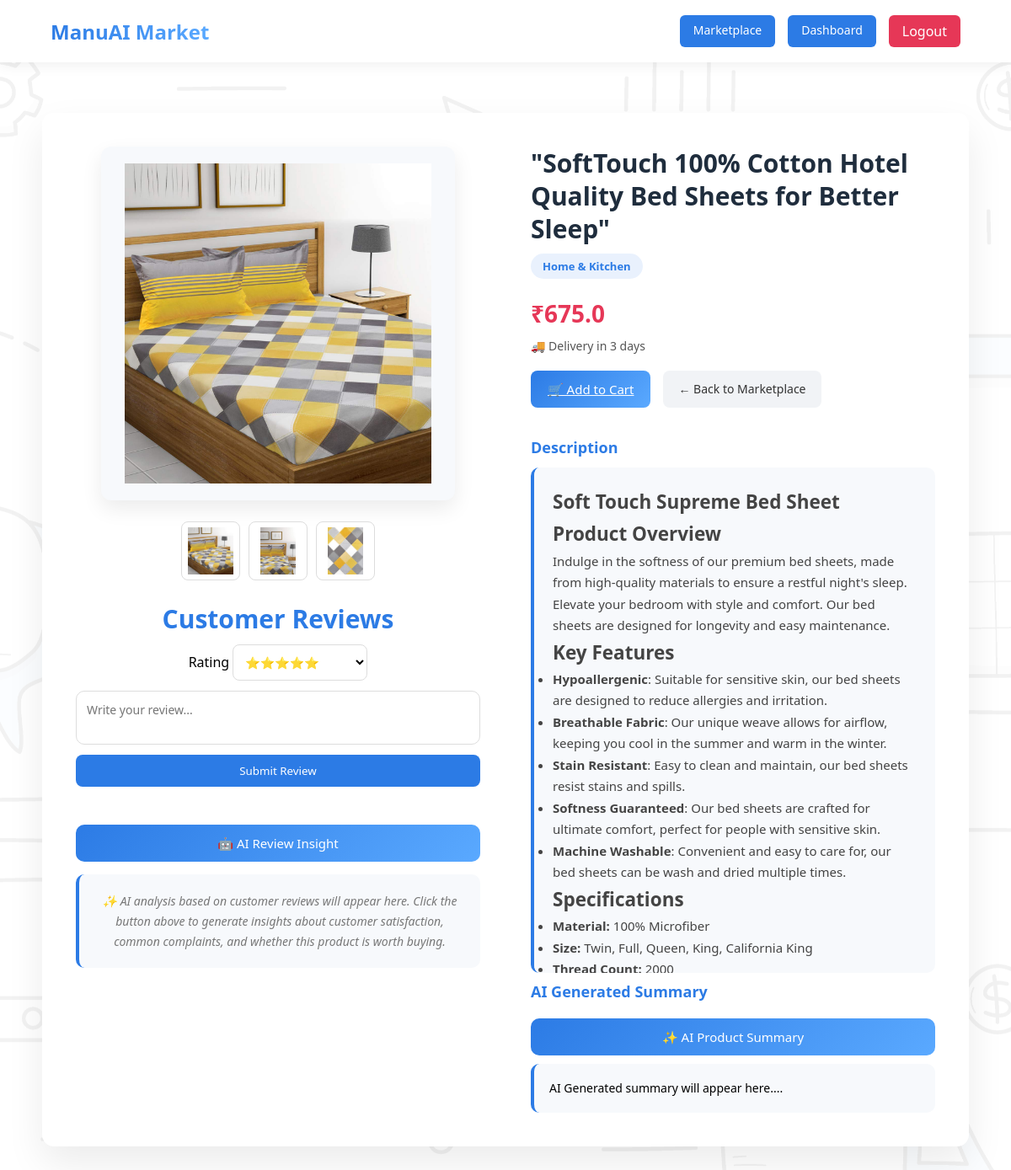
/product/5, run on the app's committed database.
### models.py (models this page shows)
class Product(db.Model):
    __tablename__ = "product"
    id = db.Column(db.Integer , primary_key = True)
    name = db.Column(db.String(200) , nullable = False)
    title = db.Column(db.String(300))
    description = db.Column(db.String(1000) ,nullable = False)
    price = db.Column(db.Float)
    manufacturing_cost = db.Column(db.Float)
    delivery_time = db.Column(db.Integer)
    manufacturing_id = db.Column(db.Integer)
    category = db.Column(db.String(100))
    image1 = db.Column(db.String(200))
    image2 = db.Column(db.String(200))
    image3 = db.Column(db.String(200))
    image4 = db.Column(db.String(200))

### app.py (the view)
@app.route("/product/<int:id>")
def product_detail(id):
    product = Product.query.get(id)
    reviews = Review.query.filter_by(product_id=id).all()
    return render_template(
        "product_detail.html",
        product=product,
        reviews=reviews
    )

### templates/product_detail.html (shortened to what this page needs)
<!DOCTYPE html>
<html>
<head>
<link rel="stylesheet" href="{{ url_for('static', filename='css/product_detail.css') }}">
</head>
<body>
<div class="navbar">
<div class="logo">ManuAI Market</div>
<div class="nav-right">
<a href="/products" class="nav-btn">Marketplace</a>
<a href="/dashboard" class="nav-btn">Dashboard</a>
<a href="/logout" class="logout-btn">Logout</a>
</div>
</div>
<div class="product-detail-container">
<div class="product-images">
<img id="main-image"
class="main-image"
src="{{ url_for('static', filename='uploads/' + product.image1) }}">
<div class="thumbnail-row">
{% if product.image1 %}
<img src="{{ url_for('static', filename='uploads/' + product.image1) }}"
onclick="changeImage(this)">
{% endif %}
{% if product.image2 %}
<img src="{{ url_for('static', filename='uploads/' + product.image2) }}"
onclick="changeImage(this)">
{% endif %}
{% if product.image3 %}
<img src="{{ url_for('static', filename='uploads/' + product.image3) }}"
onclick="changeImage(this)">
{% endif %}
</div>
<h2 class="review-title"><b>Customer Reviews</b></h2>
<form action="/add-review/{{ product.id }}" method="POST" class="review-form">
<div class="review-row">
<label>Rating</label>
<select name="rating">
<option value="5">⭐⭐⭐⭐⭐</option>
</select>
</div>
<textarea
name="comment"
placeholder="Write your review..."
required
></textarea>
<button type="submit">Submit Review</button>
</form>
<button onclick="getReviewAI()" class="ai-btn">
🤖 AI Review Insight
</button>
<div id="ai-review-result" class="ai-review-box">
<div class="ai-placeholder">
✨ AI analysis based on customer reviews will appear here.
Click the button above to generate insights about
customer satisfaction, common complaints, and
whether this product is worth buying.
</div>
</div>
</div>
<div class="product-info">
<h1>{{ product.title }}</h1>
<span class="category">{{ product.category }}</span>
<h2 class="price">₹{{ product.price }}</h2>
<p class="delivery">🚚 Delivery in {{ product.delivery_time }} days</p>
<div class="product-actions">
<a href="/add-to-cart/{{ product.id }}" class="cart-btn">
🛒 Add to Cart
</a>
<a href="/products" class="back-btn">← Back to Marketplace</a>
</div>
<h3>Description</h3>
<div class="description">
{{ product.description | safe }}
</div>
<h3>AI Generated Summary</h3>
<button onclick="getAISummary()" class="ai-btn">
✨ AI Product Summary
</button>
<div id="ai-summary" class="ai-box" >AI Generated summary will appear here....</div>
</div>
</div>
</body>
</html>

### static/css/product_detail.css (style rules this page uses)
* { margin:0; padding:0; box-sizing:border-box; font-family:'Segoe UI',sans-serif; }
body { min-height:100vh; background:url("../images/background image.jpg") no-repeat center center; background-size:cover; position:relative; }
body::before { content:""; position:fixed; top:0; left:0; width:100%; height:100%; background:rgba(255,255,255,0.95); z-index:-1; }
.navbar { display:flex; justify-content:space-between; align-items:center; padding:18px 60px; background:white; box-shadow:0 4px 15px rgba(0,0,0,0.06); }
.logo { font-size:24px; font-weight:700; background:linear-gradient(90deg,#2c7be5,#5aa9ff); background-clip: text; -webkit-background-clip:text; -webkit-text-fill-color:transparent; }
.nav-right { display:flex; gap:15px; }
.nav-btn { text-decoration:none; background:#2c7be5; color:white; padding:8px 16px; border-radius:6px; font-size:14px; transition:0.25s; }
.logout-btn { text-decoration:none; background:#e63757; color:white; padding:8px 16px; border-radius:6px; transition:0.25s; }
.product-detail-container { max-width:1100px; margin:60px auto; display:grid; grid-template-columns: 1fr 1fr; gap:60px; background:white; padding:40px; border-radius:14px; box-shadow:0 20px 45px rgba(0,0,0,0.08); align-items:start; }
.product-images { flex:1; text-align:center; width:100%; }
.main-image { width:100%; max-width:420px; height:420px; object-fit:contain; background:#f7f9fc; padding:20px; border-radius:12px; box-shadow:0 10px 25px rgba(0,0,0,0.08); transition:0.3s; }
.thumbnail-row { display:flex; justify-content:center; gap:10px; margin-top:20px; margin-bottom:25px; flex-wrap:wrap; }
.thumbnail-row img { width:70px; height:70px; object-fit:contain; background:white; border-radius:8px; border:1px solid #ddd; padding:6px; cursor:pointer; transition:0.25s; }
.product-info { flex:1; display:flex; flex-direction:column; width:100%; }
.product-info h1 { font-size:30px; margin-bottom:10px; color:#1f2d3d; line-height:1.3; }
.category { display:inline-block; width:fit-content; background:rgba(44,123,229,0.1); color:#2c7be5; padding:6px 14px; border-radius:20px; font-size:13px; margin-bottom:12px; font-weight:600; }
.price { color:#e63757; font-size:28px; font-weight:700; margin:10px 0; }
.delivery { font-size:14px; color:#555; margin-bottom:20px; }
.product-actions { display:flex; gap:15px; margin-bottom:25px; }
.cart-btn { background:linear-gradient(135deg,#2c7be5,#5aa9ff); color:white; border:none; padding:12px 20px; border-radius:8px; font-size:15px; cursor:pointer; transition:0.25s; }
.back-btn { text-decoration:none; background:#f1f3f6; color:#333; padding:12px 18px; border-radius:8px; font-size:14px; transition:0.2s; }
.product-info h3 { margin-top:10px; font-size:18px; color:#2c7be5; }
.description { margin-top:12px; line-height:1.7; font-size:15px; color:#444; background:#f7f9fc; padding:22px; border-radius:10px; border-left:4px solid #2c7be5; max-height:600px; overflow:auto; }
.ai-btn { background:linear-gradient(135deg,#2c7be5,#5aa9ff); color:white; border:none; padding:10px 18px; border-radius:8px; cursor:pointer; margin-top:10px; }
.ai-box { background:#f7f9fc; border-left:4px solid #2c7be5; padding:18px; border-radius:10px; margin-top:10px; font-size:14px; line-height:1.6; }
.review-title { font-size:30px; color:#2c7be5; font-weight:500; margin-bottom:10px; }
.review-form { display:flex; flex-direction:column; gap:12px; margin-bottom:25px; }
.review-form select { padding:10px; border-radius:8px; border:1px solid #ddd; font-size:14px; background:white; min-width:160px; }
.review-form textarea { flex:1; height:80px; padding:12px; border-radius:10px; border:1px solid #ddd; font-size:14px; resize:none; }
.review-form button { background:#2c7be5; color:white; border:none; padding:10px 18px; border-radius:8px; cursor:pointer; font-weight:500; transition:0.25s; }
.ai-btn { margin-top:20px; width:100%; background:linear-gradient(135deg,#2c7be5,#5aa9ff); color:white; border:none; padding:12px; border-radius:10px; font-size:15px; cursor:pointer; transition:0.25s; }
.ai-review-box { margin-top:15px; background:#f7f9fc; padding:20px; border-radius:10px; border-left:4px solid #2c7be5; font-size:14px; line-height:1.7; color:#333; min-height:80px; transition:0.3s; }
.ai-placeholder { color:#777; font-style:italic; }

### data on the page
Product: image1 (picture), image2 (picture), image3 (picture), title "\"SoftTouch 100% Cotton Hotel Quality Bed Sheets for Better Sleep\"", category "Home & Kitchen", price "675.0", delivery_time "3", description "Soft Touch Supreme Bed Sheet Product Overview Indulge in the softness of our premium bed sheets, made from high-quality materials to ensure a restful night's sleep. Elevate your bedroom with style and comfort. Our bed sheets are designed for longevity and easy maintenance. Key Features Hypoallergenic : Suitable for sensitive skin, our bed sheets are designed to reduce allergies and irritation. Breathable Fabric : Our unique weave allows for airflow, keeping you cool in the summer and warm in the winter. Stain Resistant : Easy to clean and maintain, our bed sheets resist stains and spills. Softness Guaranteed : Our bed sheets are crafted for ultimate comfort, perfect for people with…"
